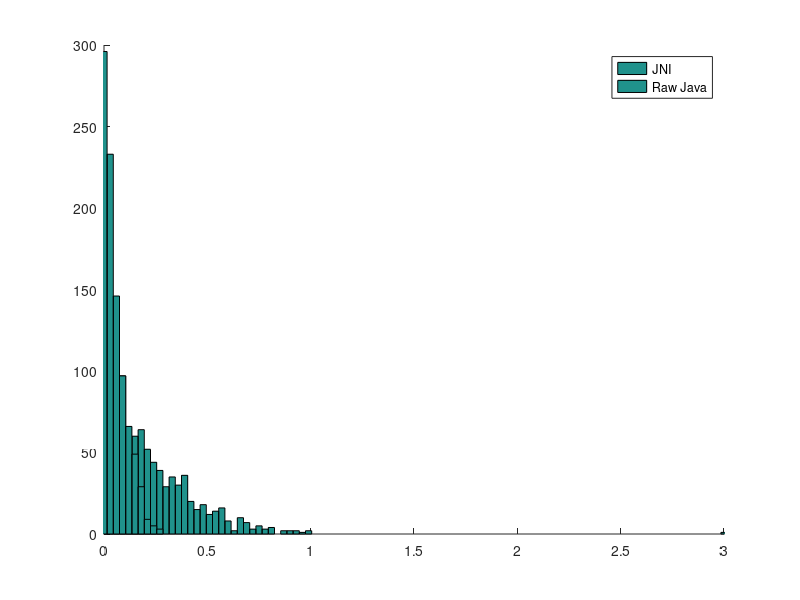

The MATLAB script that drew this image:
data1 = dlmread('plants_dist1.txt');
data2 = dlmread('plants_dist2.txt');

% Combine data from both files
combined_data = [data1; data2];

% Determine the range and number of bins
min_value = 0;
max_value = 3;
num_bins = 100; % You can adjust the number of bins as needed

% Plot both datasets on the same graph with the same range and bins
hold on;
hist(data1, min_value:(max_value-min_value)/num_bins:max_value);
hist(data2, min_value:(max_value-min_value)/num_bins:max_value);
hold off;

xlim([min_value, max_value]);

% Add legend
legend('JNI', 'Raw Java');

% Save plot as PNG file
print -dpng plants_dist_comparison_plot1.png